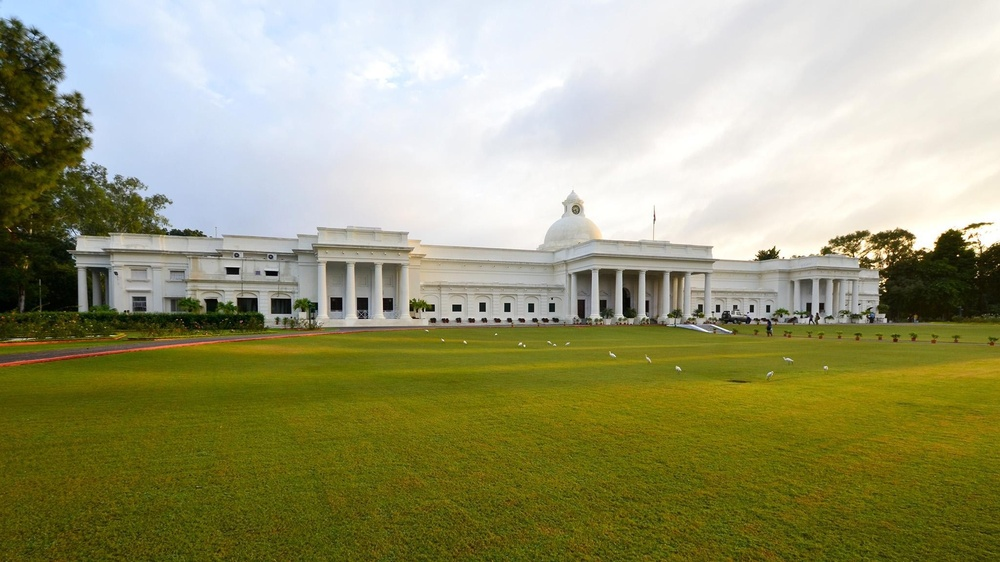
%> input picture Spatial Domain Filtering/real_img.jpeg, 1000 x 562 px, shrunk from 2048 x 1152 before the run
$ octave code.m   (GNU Octave 9; MATLAB toolbox functions it lacks are replaced by stand-ins)
%> lines starting %> are read from the running program, lines starting %| are printed output that depends on the picture


% Read and display the image
img = imread('real_img.jpeg');
%> img is the input picture: size 562x1000x3 uint8; mean R, G, B 154.4, 154.1, 116.3
imshow(img);

% Convert the image to grayscale and display it
gray_img = rgb2gray(img);
imshow(gray_img);
imwrite(gray_img,'gray_img.png')

% Converting image to double
double_img = im2double(gray_img);
imshow(double_img)
imwrite(double_img,'double_img.png')

% Adding Gaussian noise to image
sigma = 20;
sigma_normalised = sigma/255;
variance = sigma_normalised^2;
gauss_img = imnoise(double_img,"gaussian",0,variance);
imshow(gauss_img)
imwrite(gauss_img,"gauss_img.png")

% Adding salt and pepper noise to the image
sns_img = imnoise(gauss_img,"salt & pepper",0.05);
imshow(sns_img)
imwrite(sns_img,'salt&pepper_img.png')

% Using a 3x3 mean filter in the noisy image
kernel3 = ones(3,3)/9;
mean_3 = imfilter(sns_img, kernel3);
imshow(mean_3);
imwrite(mean_3,"mean_3.png")

% Using a 5x5 mean filter in the image
kernel5 = ones(5,5)/25;
mean_5 = imfilter(sns_img, kernel5);

imshow(mean_5);
imwrite(mean_5,"mean_5.png")

% Using a 7x7 mean filter in the image
kernel7 = ones(7,7)/49;
mean_7 = imfilter(sns_img, kernel7);

imshow(mean_7);
imwrite(mean_7,"mean_7.png")

% Using a 3x3 median filter in the image
median_3 = medfilt2(sns_img,[3,3]);
imshow(median_3);
imwrite(median_3,"median_3.png")

% Using a 5x5 median filter in the image
median_5 = medfilt2(sns_img,[5,5]);
imshow(median_5);
imwrite(median_5,"median_5.png")

% Using a 7x7 median filter in the image
median_7 = medfilt2(sns_img,[7,7]);
imshow(median_7);
imwrite(median_7,"median_7.png")
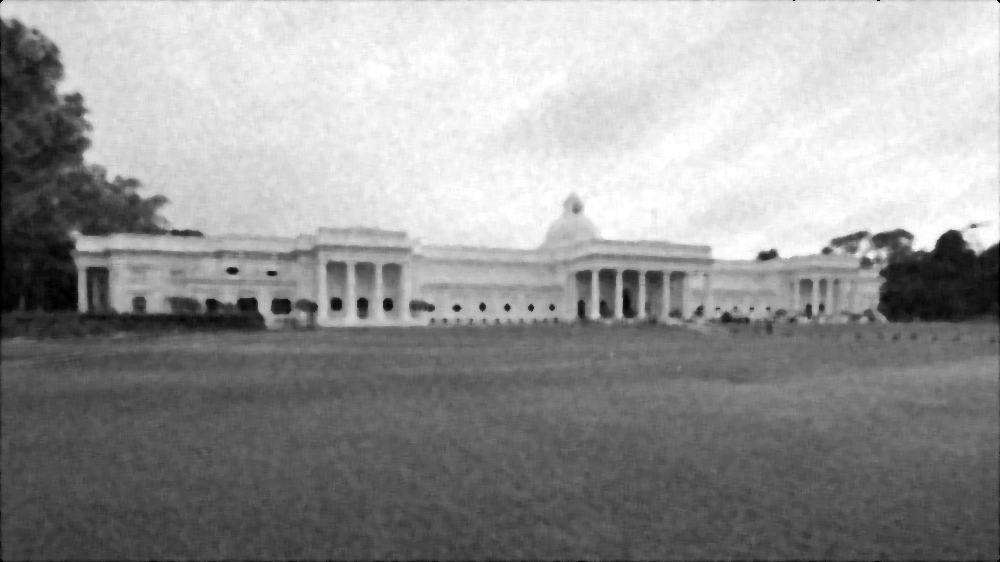
%> saved as median_7.png: size 562x1000 uint8; min 0, max 255, mean 149.7; mean of the top-left, top-right, bottom-left and bottom-right quarters 189.1, 223.3, 87.3, 99.2

Using a 3x3 Gaussian filter in the image
%> (this line was passed over: Using is not available in this run)
gauss_kernel3 = fspecial('gaussian', [3 3], 1);
gauss_3 = imfilter(sns_img, gauss_kernel3, 'replicate');
figure; imshow(gauss_3);
title('Gaussian Filter 3x3');
imwrite(gauss_3,"gauss_3.png")

% Using a 5x5 Gaussian filter in the image
gauss_kernel5 = fspecial('gaussian', [5 5], 1);
gauss_5 = imfilter(sns_img, gauss_kernel5, 'replicate');
figure; imshow(gauss_5);
title('Gaussian Filter 5x5');
imwrite(gauss_5,"gauss_5.png")

% Using a 7x7 Gaussian filter in the image
gauss_kernel7 = fspecial('gaussian', [7 7], 1);
gauss_7 = imfilter(sns_img, gauss_kernel7, 'replicate');
figure; imshow(gauss_7);
title('Gaussian Filter 7x7');
imwrite(gauss_7,"gauss_7.png")

% Using a Laplacian filter in the image
lap_kernel = fspecial('laplacian', 0.2);
lap_img = imfilter(sns_img, lap_kernel, 'replicate');
figure; imshow(lap_img, []);
title('Laplacian Filter');
imwrite(lap_img,"lap_img.png")
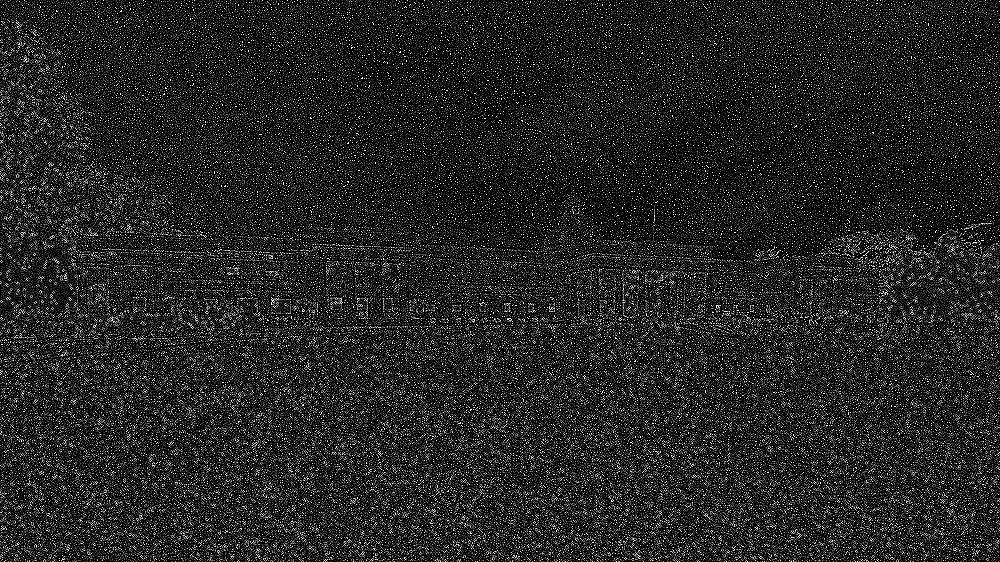
%> saved as lap_img.png: size 562x1000 uint8; min 0, max 255, mean 35.8


% Using a Sobel Filter
% Horizonal Edges
sobel_x = fspecial('sobel');
edge_x = imfilter(sns_img, sobel_x, 'replicate');
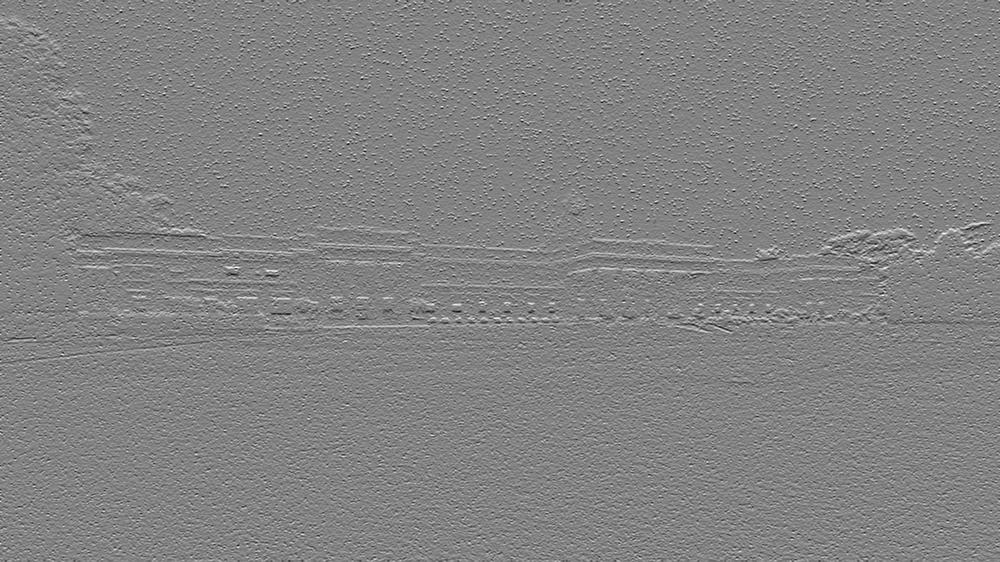
%> edge_x: size 562x1000 double; min -3.9, max 3.71, mean 0.0084; drawn with min black and max white
figure; imshow(edge_x, []);
title('Sobel Horizontal');
imwrite(edge_x,"edge_x.png");
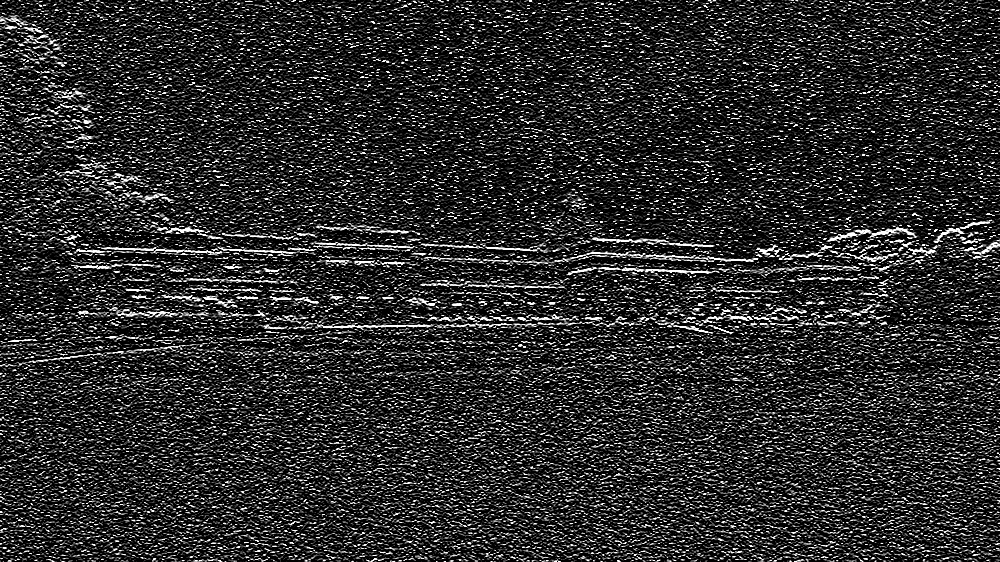
%> saved as edge_x.png: size 562x1000 uint8; min 0, max 255, mean 44.4

% Vertical Edges
sobel_y = sobel_x';
edge_y = imfilter(sns_img, sobel_y, 'replicate');
figure; imshow(edge_y, []);
title('Sobel Vertical');
imwrite(edge_y,"edge_y.png");
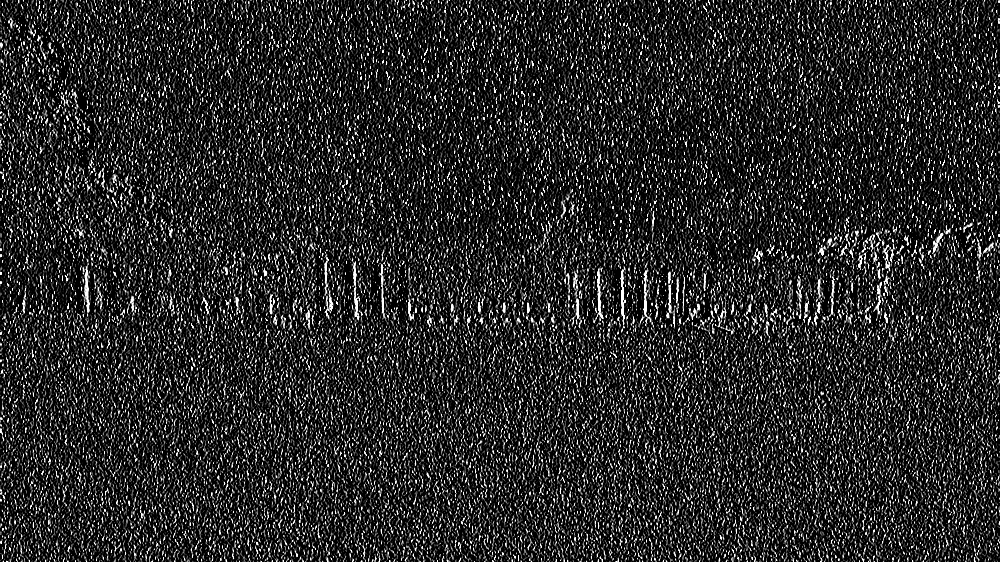
%> saved as edge_y.png: size 562x1000 uint8; min 0, max 255, mean 41.5

% Gradient Magnitude
sobel_grad = sqrt(edge_x.^2+edge_y.^2);
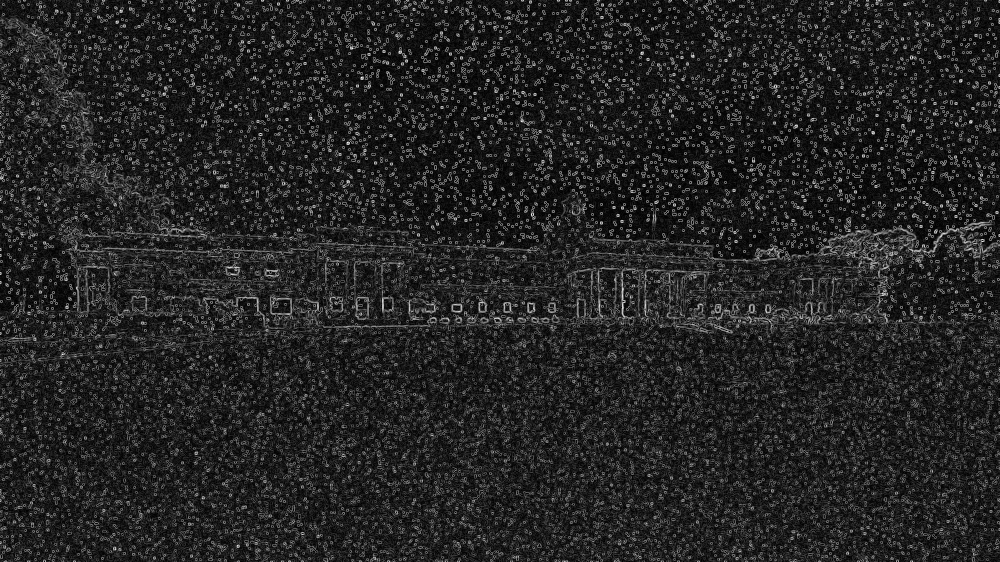
%> sobel_grad: size 562x1000 double; min 0, max 4.22, mean 0.598; drawn with min black and max white
figure; imshow(sobel_grad,[]);
title('Sobel Gradient Magnitude');
imwrite(sobel_grad,"sobel_grad.png");
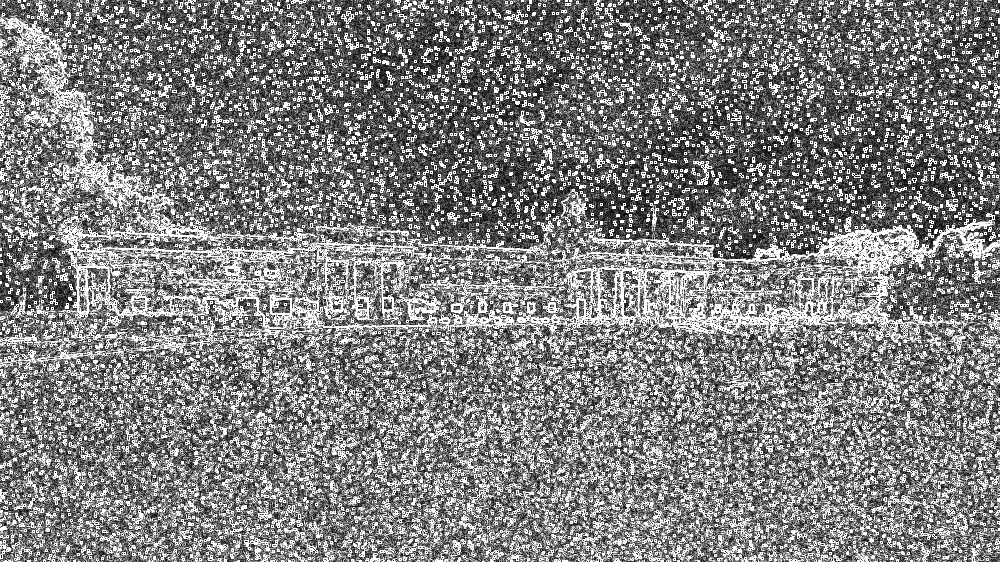
%> saved as sobel_grad.png: size 562x1000 uint8; min 0, max 255, mean 128.2
